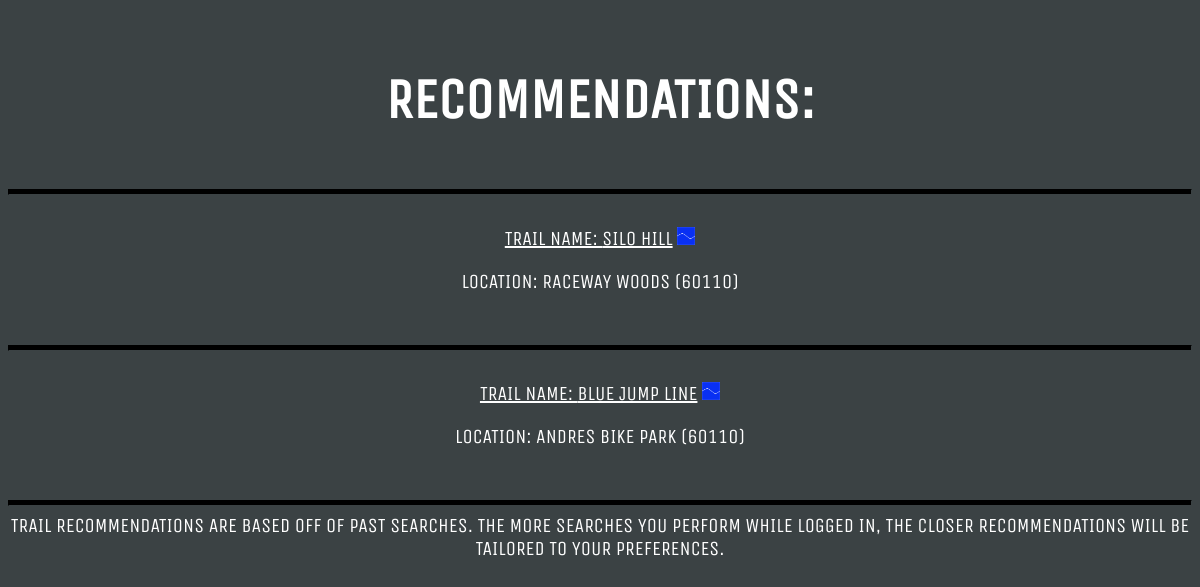
The app's page /recommend_a_trail (signed in) with its own data.
### tables this page shows
CREATE TABLE "trails" (
	"ID"	INTEGER,
	"name"	TEXT NOT NULL,
	"location"	INTEGER NOT NULL,
	"loc_name"	TEXT,
	"terrain"	TEXT NOT NULL,
	"type"	TEXT NOT NULL,
	"difficulty"	TEXT NOT NULL,
	"jumps"	INTEGER NOT NULL,
	"drops"	INTEGER NOT NULL,
	"berms"	INTEGER NOT NULL,
	"rock rolls"	INTEGER NOT NULL,
	"skinnies"	INTEGER NOT NULL,
	PRIMARY KEY("ID" AUTOINCREMENT)
);

### main.py (the view)
@app.route('/recommend_a_trail')
def recommend_a_trail():
    if user.auth == True:
        id = user.id
        passedTrails = []   # Empty list to store trails that match criteria
        with sqlite3.connect('data.db') as con:
            cur = con.cursor()
        cur.execute('''SELECT *
                        FROM preference
                        WHERE user_id=?''',
                        (id))
        for row in cur:
            user_id, flow, tech, terr_no, up, down, both, type_no, green, blue, black, diff_no = row
        if flow > tech:
            terrain = 'flow'
        else:
            terrain = 'tech'
        if up > down and up > both:
            type = 'up'
        elif down > up and down > both:
            type = 'down'
        else:
            type = 'both'
        if green > blue and green > black:
            difficulty = 'green'
        elif blue > green and blue > black:
            difficulty = 'blue'
        else:
            difficulty = 'black'
        cur.execute(''' SELECT *
                        FROM trails''')
        for row in cur:
            id1, name1, loc1, locname1, terrain1, type1, difficulty1, jumps1, drops1, berms1, rolls1, skinnies1 = row
            if terrain == terrain1 and type == type1 and difficulty == difficulty1:
                if difficulty1 == 'green':
                    difficulty1 = '/static/images/green.png'
                    altText = 'Green difficulty icon'
                elif difficulty1 == 'blue':
                    difficulty1 = '/static/images/blue.png'
                    altText = 'Blue difficulty icon'
                else:
                    difficulty1 = '/static/images/black.png'
                    altText = 'Black difficulty icon'
                trailData = (name1, locname1, difficulty1, loc1, altText)
                passedTrails.append(trailData)
        cur.close()
        return render_template('recs.html', trails=passedTrails)
    else:
        return render_template('not_logged.html')

### user.py (called while the page is built)
    @property
    def auth(self):
        return self._authenticated

    @property
    def id(self):
        return self._id

### templates/recs.html (shortened to what this page needs)
<!DOCTYPE html>
<html lang="en">
<head>
    <link href="static/results.css" rel="stylesheet"/>
    <link href="static/fonts.css" rel="stylesheet"/>
</head>
<body>
    <main>
        <div class="container">
            {% if trails: %}
                <h2>RECOMMENDATIONS:</h2>
                <hr>
                {% for x in trails %}
                    <div class="trail">
                        <p><u>TRAIL NAME: {{ x[0].upper() }}</u> <img src='{{ x[2] }}' alt='{{ x[4] }}'></p>
                        <p>LOCATION: {{ x[1].upper() }} ({{ x[3] }})<br></p>
                    </div>
                    <hr>
                {% endfor %}
                    <div class="note">
                        <p>TRAIL RECOMMENDATIONS ARE BASED OFF OF PAST SEARCHES. THE MORE SEARCHES YOU PERFORM WHILE LOGGED IN, THE CLOSER RECOMMENDATIONS WILL BE TAILORED TO YOUR PREFERENCES.</p>
                    </div>
            {% else: %}
                <p>NO TRAILS FOUND MATCHING YOUR CRITERIA</p>
            {% endif %}
        </div>
    </main>
</body>

### static/results.css (style rules this page uses)
body { background-color: #3b4244; }
.container { text-align: center; font-family: "Unica One"; }
.trail { padding: 2%; }
.trail img { display: inline; width: .9em; height: .9em; padding: 0%; }
h2 { font-size: 350%; margin-top: 1.2em; margin-bottom: 1em; color: white; }
p { margin-top: 0%; font-size: 125%; color: white; }
hr { height: 4px; background-color: black; border-color: #3b4244; overflow: hidden; }
img { display: inline-block; width: 3em; height: 3em; }

### records on screen
trails: name "SILO HILL", loc_name "RACEWAY WOODS", location "60110"
trails: name "BLUE JUMP LINE", loc_name "ANDRES BIKE PARK", location "60110"
